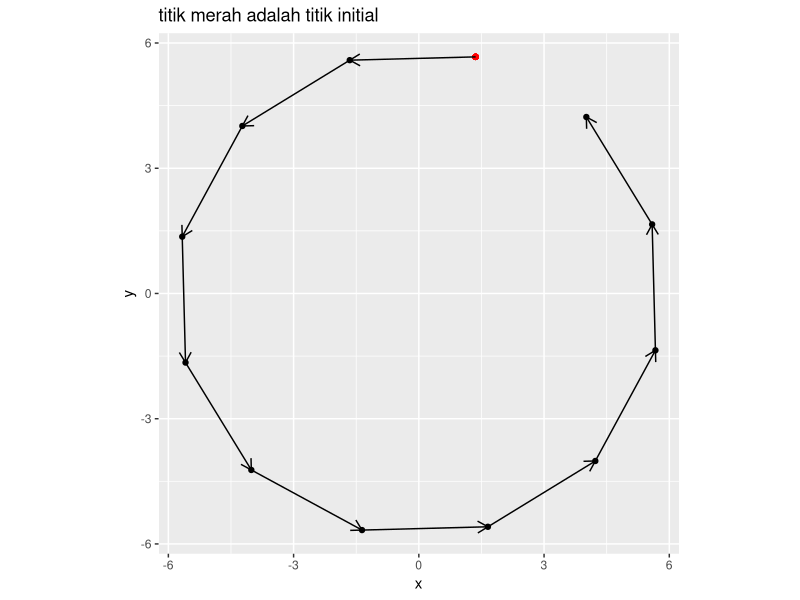
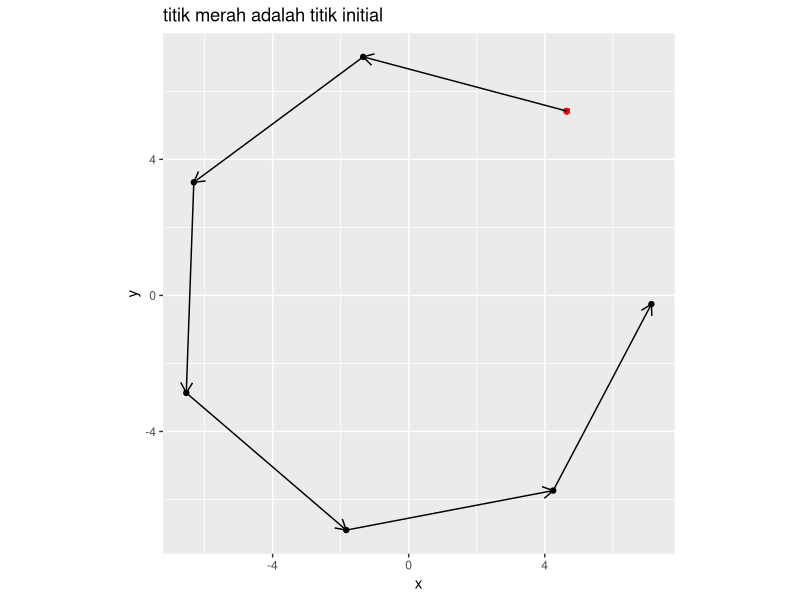
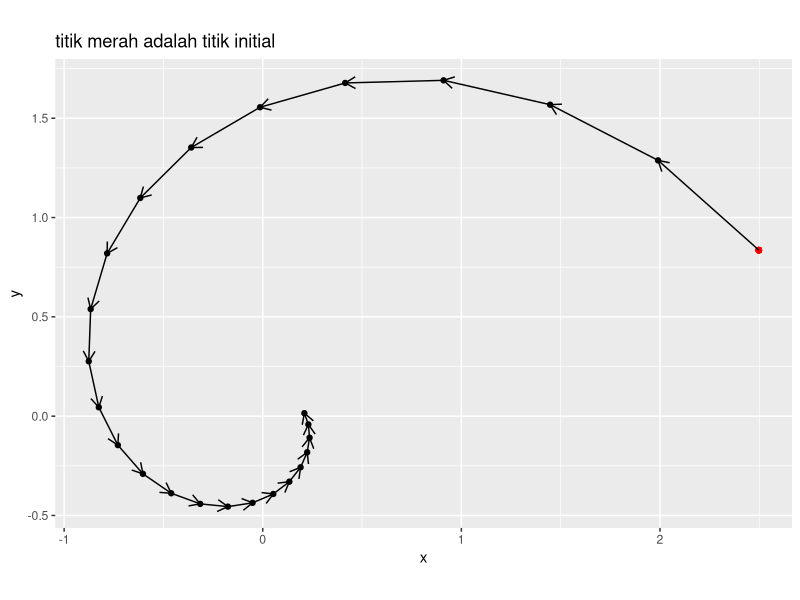
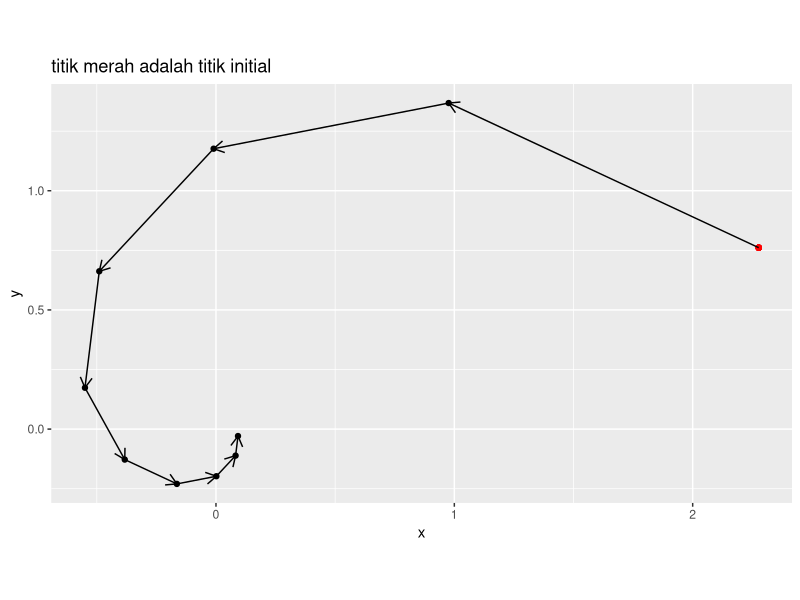
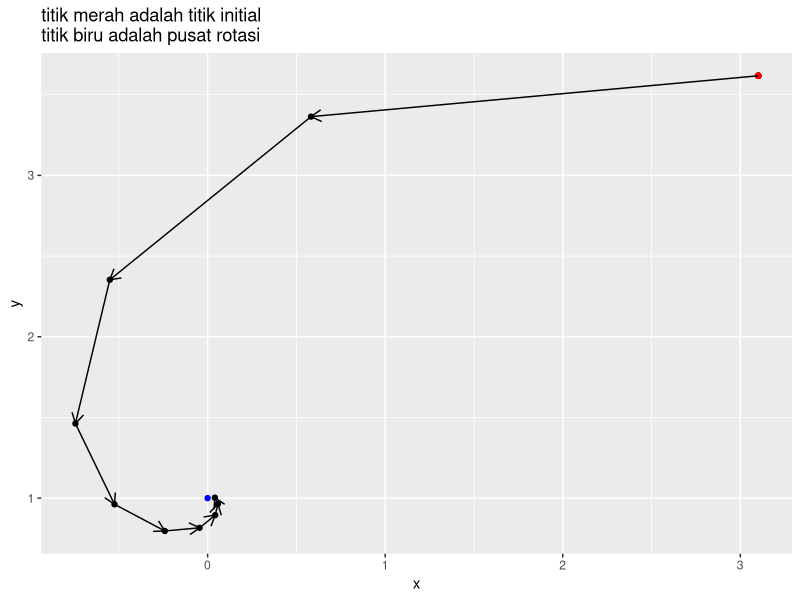
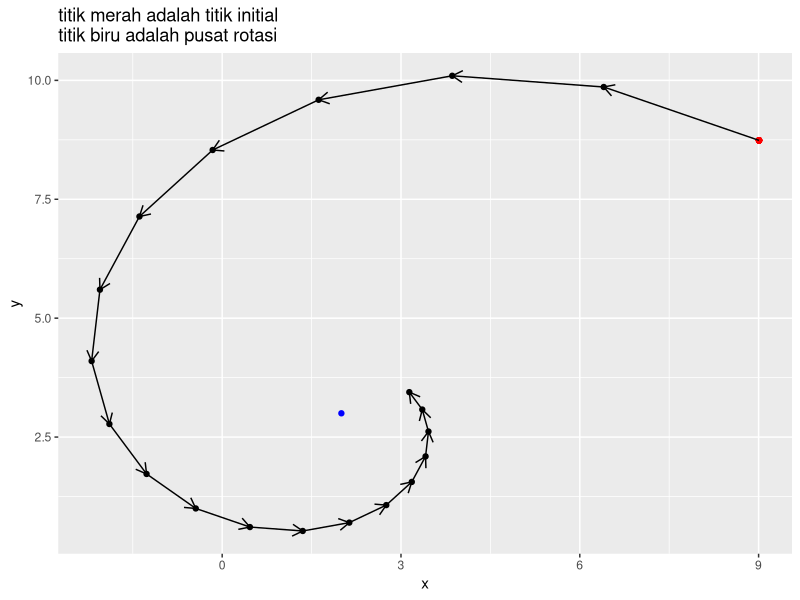
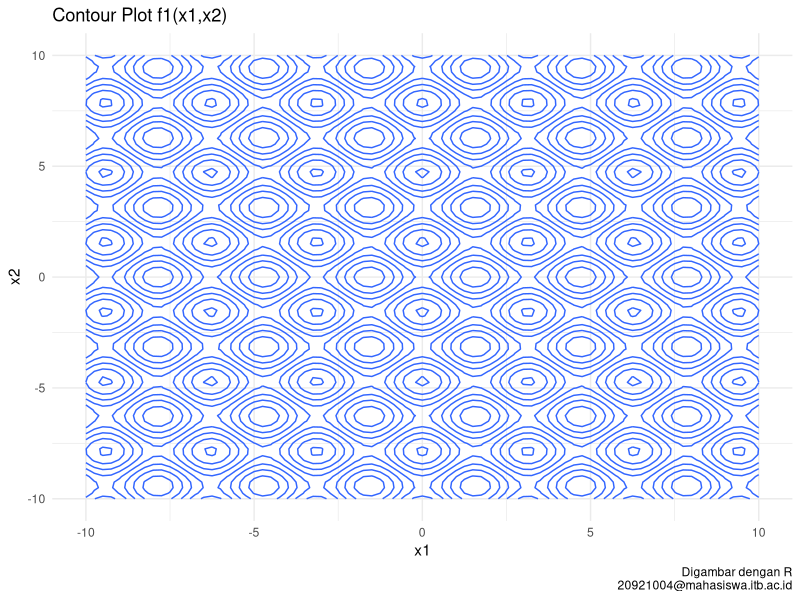
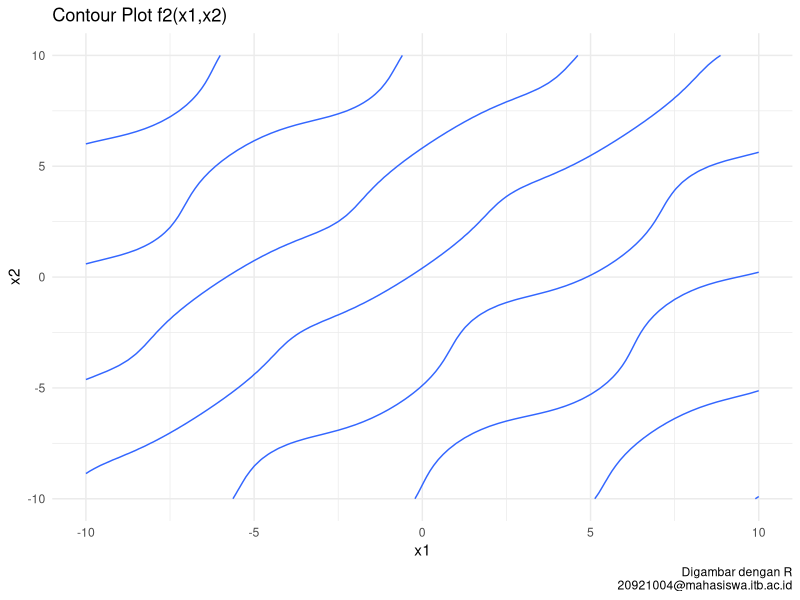

Source code (R) for these figures, in order:
## ---- chunk 1
rm(list=ls())
options(digits = 6)

library(dplyr)
library(ggplot2)
## ---- chunk 2
# function untuk random titik
rand_titik = function(a,b){
  runif(2,a,b)
}
## ---- chunk 3
# mendefinisikan program
rotasi_kan = function(x0,rot){
  # menghitung theta
  theta = 2*pi/rot

  # definisi matriks rotasi
  A = matrix(c(cos(theta),-sin(theta),
             sin(theta),cos(theta)),
           ncol = 2,byrow = T)
  
  # membuat template
  temp = vector("list")
  temp[[1]] = x0

  # proses rotasi
  for(i in 2:rot){
    xk = A %*% x0
    temp[[i]] = xk
    x0 = xk
  }
  
  # membuat template data frame
  final = data.frame(x = rep(NA,rot),
                     y = rep(NA,rot))
  
  # gabung data dari list
  for(i in 1:rot){
    tempura = temp[[i]]
    final$x[i] = tempura[1]
    final$y[i] = tempura[2]
  }

  # membuat plot
  plot = 
    ggplot() +
    geom_point(aes(x,y),data = final) +
    geom_point(aes(x[1],y[1]),
               data = final,
               color = "red") +
    coord_equal() +
    labs(title = "titik merah adalah titik initial") 
  
  # enrich dengan garis panah
  panah = data.frame(
    x_start = final$x[1:(rot-1)],
    x_end = final$x[2:rot],
    y_start = final$y[1:(rot-1)],
    y_end = final$y[2:rot]
  )
  # menambahkan garis panah ke plot
  plot = 
    plot + 
    geom_segment(aes(x = x_start,
                 xend = x_end,
                 y = y_start,
                 yend = y_end),
                 data = panah,
                 arrow = arrow(length = unit(.3,"cm"))
                 )
  
  # menyiapkan output
  list("Grafik rotasi" = plot,
       "Titik-titik rotasi" = final)
  }
## ---- chunk 4
# uji coba
rot = 12 # berapa banyak rotasi
x0 = rand_titik(0,10) # generate random titik

rotasi_kan(x0,rot)
## ---- chunk 5
# uji coba
rot = 7 # berapa banyak rotasi
x0 = rand_titik(0,10) # generate random titik

rotasi_kan(x0,rot)
## ---- chunk 6
# mendefinisikan program
rotasi_konstraksi_kan = function(x0,rot,r){
  # menghitung theta
  theta = 2*pi/rot

  # definisi matriks rotasi
  A = matrix(c(cos(theta),-sin(theta),
             sin(theta),cos(theta)),
           ncol = 2,byrow = T)
  
  # membuat template
  temp = vector("list")
  temp[[1]] = x0

  # proses rotasi dan konstraksi
  for(i in 2:rot){
    xk = A %*% x0
    xk = r * xk
    temp[[i]] = xk
    x0 = xk
  }
  
  # membuat template data frame
  final = data.frame(x = rep(NA,rot),
                     y = rep(NA,rot))
  
  # gabung data dari list
  for(i in 1:rot){
    tempura = temp[[i]]
    final$x[i] = tempura[1]
    final$y[i] = tempura[2]
  }

  # membuat plot
  plot = 
    ggplot() +
    geom_point(aes(x,y),data = final) +
    geom_point(aes(x[1],y[1]),
               data = final,
               color = "red") +
    coord_equal() +
    labs(title = "titik merah adalah titik initial") 
  
  # enrich dengan garis panah
  panah = data.frame(
    x_start = final$x[1:(rot-1)],
    x_end = final$x[2:rot],
    y_start = final$y[1:(rot-1)],
    y_end = final$y[2:rot]
  )
  # menambahkan garis panah ke plot
  plot = 
    plot + 
    geom_segment(aes(x = x_start,
                 xend = x_end,
                 y = y_start,
                 yend = y_end),
                 data = panah,
                 arrow = arrow(length = unit(.3,"cm"))
                 )
  
  # menyiapkan output
  list("Grafik rotasi" = plot,
       "Titik-titik rotasi" = final)
  }
## ---- chunk 7
# uji coba
rot = 25 # berapa banyak rotasi
x0 = rand_titik(0,4) # generate random titik
r = .9
rotasi_konstraksi_kan(x0,rot,r)
## ---- chunk 8
# uji coba
rot = 10 # berapa banyak rotasi
x0 = rand_titik(0,4) # generate random titik
r = .7
rotasi_konstraksi_kan(x0,rot,r)
## ---- chunk 9
# mendefinisikan program
rotasi_konstraksi_pusat_kan = function(x0,rot,r,x_bin){
  # pusat rotasi
  pusat = x_bin

  # menghitung theta
  theta = 2*pi/rot

  # definisi matriks rotasi
  A = matrix(c(cos(theta),-sin(theta),
             sin(theta),cos(theta)),
           ncol = 2,byrow = T)
  
  # membuat template
  temp = vector("list")
  temp[[1]] = x0

  # proses rotasi dan konstraksi
  for(i in 2:rot){
    xk = A %*% (x0-pusat) # diputar dengan x_bin sebagai pusat
    xk = pusat + (r * xk)
    temp[[i]] = xk
    x0 = xk
  }
  
  # membuat template data frame
  final = data.frame(x = rep(NA,rot),
                     y = rep(NA,rot))
  
  # gabung data dari list
  for(i in 1:rot){
    tempura = temp[[i]]
    final$x[i] = tempura[1]
    final$y[i] = tempura[2]
  }

  # membuat plot
  plot = 
    ggplot() +
    geom_point(aes(x,y),data = final) +
    geom_point(aes(x[1],y[1]),
               data = final,
               color = "red") +
    geom_point(aes(x = pusat[1],
		   y = pusat[2]),
	       color = "blue") +
    labs(title = "titik merah adalah titik initial\ntitik biru adalah pusat rotasi") 
  
  # enrich dengan garis panah
  panah = data.frame(
    x_start = final$x[1:(rot-1)],
    x_end = final$x[2:rot],
    y_start = final$y[1:(rot-1)],
    y_end = final$y[2:rot]
  )
  # menambahkan garis panah ke plot
  plot = 
    plot + 
    geom_segment(aes(x = x_start,
                 xend = x_end,
                 y = y_start,
                 yend = y_end),
                 data = panah,
                 arrow = arrow(length = unit(.3,"cm"))
                 )
  
  # menyiapkan output
  list("Grafik rotasi" = plot,
       "Titik-titik rotasi" = final)
  }
## ---- chunk 10
# uji coba
rot = 10 # berapa banyak rotasi
x0 = rand_titik(0,4) # generate random titik
x_bintang = c(0,1) # contoh pusat rotasi
r = .6
rotasi_konstraksi_pusat_kan(x0,rot,r,x_bintang)
## ---- chunk 11
# uji coba
rot = 20 # berapa banyak rotasi
x0 = rand_titik(0,10) # generate random titik
x_bintang = c(2,3) # contoh pusat rotasi
r = .9
rotasi_konstraksi_pusat_kan(x0,rot,r,x_bintang)
## ---- chunk 12
soa_mrf = function(N,	  # banyak titik
		   a,	  # batas bawah
		   b,	  # batas atas
		   rot,	  # berapa banyak rotasi
		   k_max, # iterasi maks
		   r){	  # berapa rate konstraksi
		   
# N pasang titik random di selang [a,b] di R2
x1 = runif(N,a,b)
x2 = runif(N,a,b)

# hitung theta
theta = 2*pi / rot

# definisi matriks rotasi
A = matrix(c(cos(theta),-sin(theta),
             sin(theta),cos(theta)),
           ncol = 2,byrow = T)

# bikin data frame
temp = data.frame(x1,x2) %>% mutate(f = f(x1,x2))

# proses iterasi
for(i in 1:k_max){
  # mencari titik x* dengan min(f)
  f_min = temp %>% filter(f == min(f))
  pusat = c(f_min$x1,f_min$x2)

  for(j in 1:N){
	# kita akan ambil titiknya satu persatu
	x0 = c(temp$x1[j],temp$x2[j])
	
	# proses rotasi dan konstraksi terhadap pusat x*
	xk = A %*% (x0-pusat) # diputar dengan x_bin sebagai pusat
        xk = pusat + (r * xk)
	
	# proses mengembalikan nilai ke temp
	temp$x1[j] = xk[1]
	temp$x2[j] = xk[2]
	}
    
    # hitung kembali nilai f(x1,x2)
    temp = temp %>% mutate(f = f(x1,x2))
    }

# proses output hasil
output = temp %>% filter(f == min(f))
return(output)
}

## ---- chunk 13
# definisi
N = 50
a = -4
b = 4
k_max = 60
r = .8
rot = 20
f = function(x1,x2){
	((x1^4 - 16 * x1^2 + 5 * x1)/2) + ((x2^4 - 16 * x2^2 + 5* x2)/2)
	}

# solving
soa_mrf(N,a,b,rot,k_max,r)
## ---- chunk 14
# untuk contour plot
ikanx = function(f,a,b){
  x = seq(a,b,by = .25)

  temp_plot =
    expand.grid(x,x) %>%
    rename(x = Var1,
           y = Var2) %>%
    mutate(z = f(x,y))

  temp_plot %>%
     ggplot(aes(x = x,y = y,z = z)) +
     geom_contour() +
     theme_minimal() +
     labs(x = "x1",y = "x2",
	  caption = "Digambar dengan R\n20921004@mahasiswa.itb.ac.id")
}

# untuk sistem persamaan
ikanx_2 = function(f,a,b){
  x = seq(a,b,by = .025)

  temp_plot =
    expand.grid(x,x) %>%
    rename(x = Var1,
           y = Var2) %>%
    mutate(z = f(x,y)) %>%
    filter(round(z,1) == 0)

  return(temp_plot)
}


## ---- chunk 15
f1 = function(x1,x2){cos(2* x1) - cos(2*x2) - 0.4}
ikanx(f1,-10,10) + labs(title = "Contour Plot f1(x1,x2)")
## ---- chunk 16
f2 = function(x1,x2){2*(x2 - x1) + sin(x2) - sin(x1) - 1.2}
ikanx(f2,-10,10) + labs(title = "Contour Plot f2(x1,x2)")
## ---- chunk 17
df1 = ikanx_2(f1,-10,10)
df2 = ikanx_2(f2,-10,10)

ggplot() +
  geom_point(data = df1, aes(x,y),color = "steelblue",size = .5) +
  geom_point(data = df2, aes(x,y),color = "darkgreen",size = .5) +
  theme_minimal() +
  labs(x = "x1",y = "x2",
       title = "Plot f1 dan f2",
       caption = "Digambar dengan R\n20921004@mahasiswa.itb.ac.id")
## ---- chunk 18
# fungsi f1 dan f2 dari soal
f1 = function(x1,x2){cos(2* x1) - cos(2*x2) - 0.4}
f2 = function(x1,x2){2*(x2 - x1) + sin(x2) - sin(x1) - 1.2}

# membuat F(x)
# saya notasikan sebagai f kecil
f = function(x1,x2){
  sum = abs(f1(x1,x2)) + abs(f2(x1,x2))
  bawah = 1 + sum
  hasil = 1/bawah
  return(hasil)
}

f(1,3)
## ---- chunk 19
f1 = function(x1,x2){sin(x1)*cos(x2) + 2*cos(x1)*sin(x2)}
ikanx(f1,0,2*pi) + labs(title = "Contour Plot f1(x1,x2)")
## ---- chunk 20
f2 = function(x1,x2){cos(x1)*sin(x2) + 2*sin(x1)*cos(x2)}
ikanx(f2,0,2*pi) + labs(title = "Contour Plot f2(x1,x2)")
